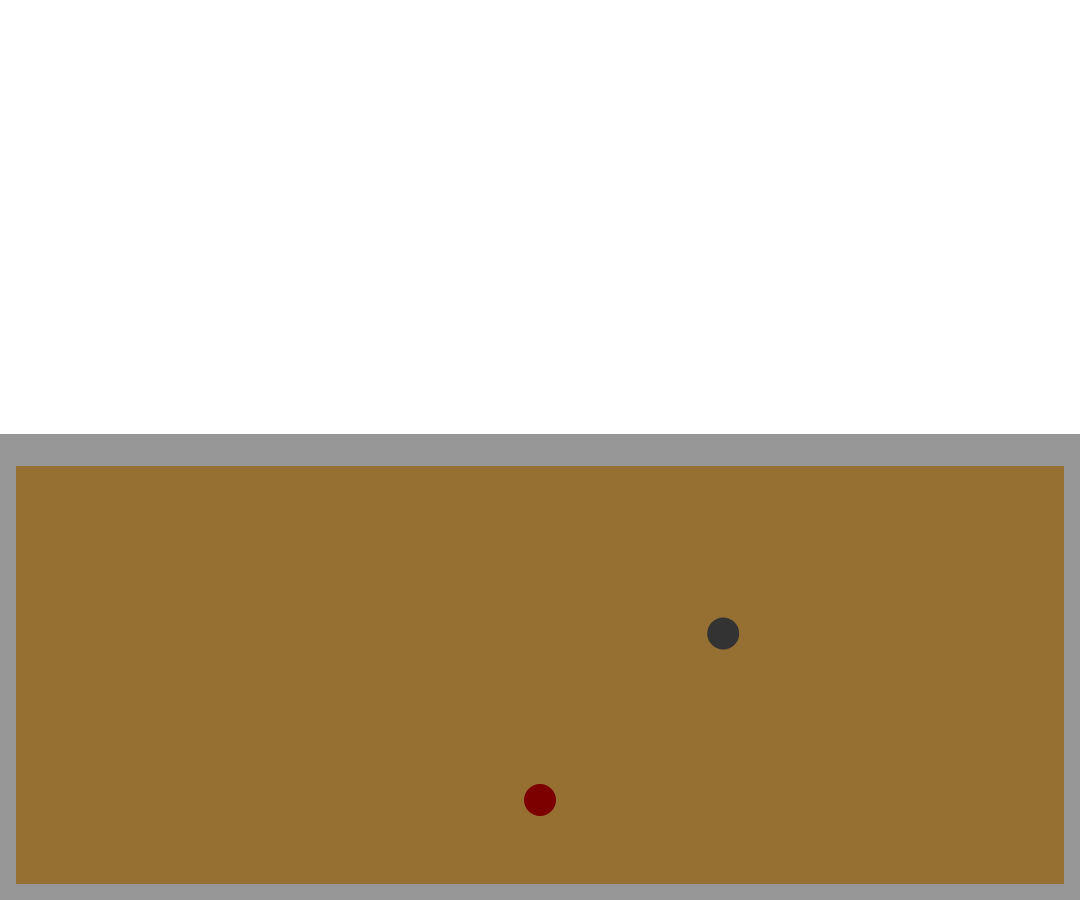
Frame 1 (no input)
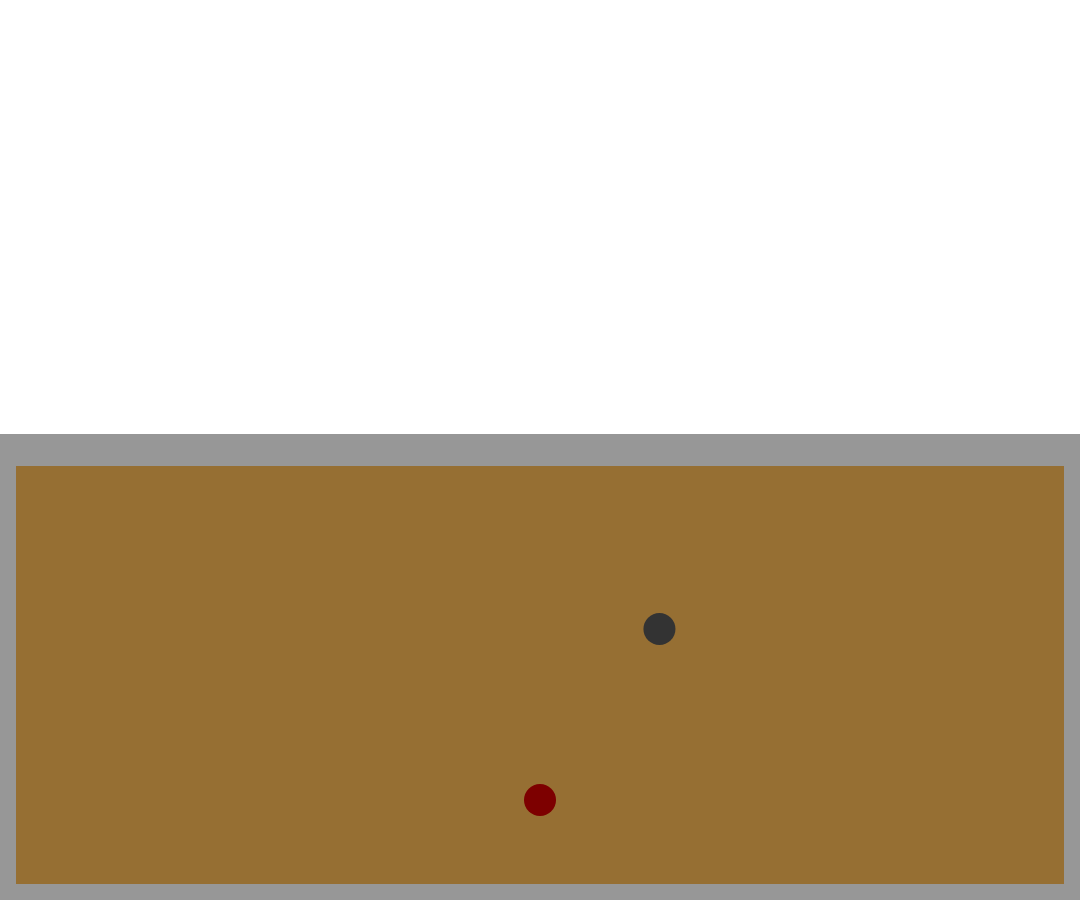
Frame 60 (no input)
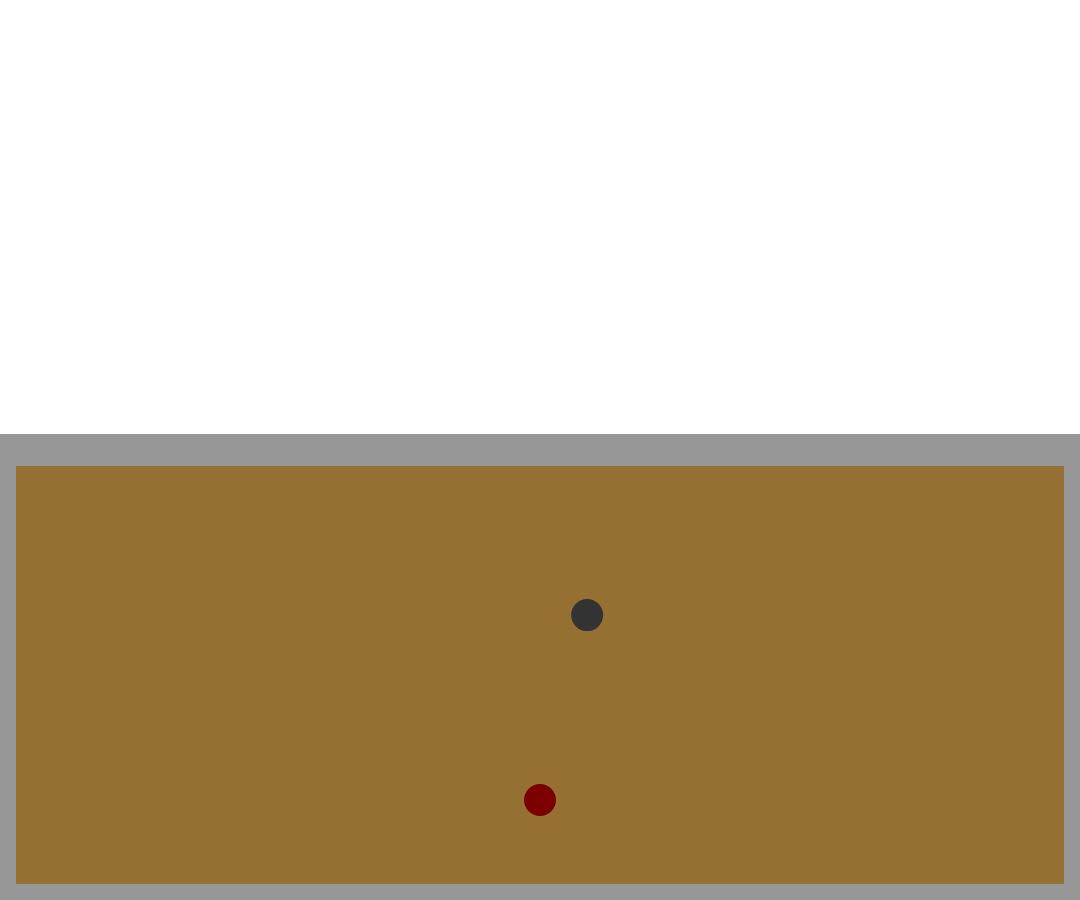
Frame 120 (the mouse pressed at the canvas centre since frame 60)

The p5.js sketch that drew these frames (run headless with seeded random() and noise() and a simulated clock; from frame 60 on, the mouse is pressed at the canvas centre):

// p5.js sketch
// ── sketch.js
const BODYSIZE = 32;
const PLAYER_SPEED = 2;
const NPC_SPEED = 0.0015;

let playerX = 0;
let playerY = 0;
let npcX = 0;
let npcY = 0;
let timeX = 0;
let timeY = 1;
let talking = false;
let npc;
let dia;
let diaCounter = 0;

function setup() {
    createCanvas(windowWidth * 0.9, windowHeight * 0.9);
    frameRate(60);
    textAlign(CENTER, BOTTOM);

    playerX = width / 2;
    playerY = height - 100;

    npcX = width / 2;
    npcY = height / 2 - 200;

    npc = new NPC();
    dia = new DialogBox();
}

function draw() {
    if (!talking) {
        manuallyDraw();
    }
}

function manuallyDraw() {
    clear();
    // Draw House
    rectMode(CORNER);
    fill(150, 111, 51);
    strokeWeight(32);
    stroke(151);
    rect(0, height / 2, width, height / 2);

    strokeWeight(0);
    stroke(51);
    npc.draw();
    playerControl();
    fill(125, 0, 0);
    ellipse(playerX, playerY, BODYSIZE, BODYSIZE);
}

function keyPressed() {
    if (keyCode === 32) { // SPACEBAR
        if (distanceBetween(playerX, playerY, npcX, npcY) < 50 && !talking) {
            talking = true;
            dia.changeText1("Hello there");
            dia.changeText2("Press Enter...");
            dia.draw();
        }
    } else if (keyCode === 89 && talking && diaCounter === 3) { // Y
        let axiom = "F-F-F-F-F";
        dia.changeText1("Do you want to see more?");
        dia.draw();
        npc.generateArt(axiom);
    } else if (keyCode === 78 && talking && diaCounter === 3) { // N
        talking = false;
        diaCounter = 0;
    } else if (keyCode === 13 && talking && diaCounter < 3) { // Enter
        switch (diaCounter) {
            case 0:
                dia.changeText1("My name is Lubin.");
                diaCounter++;
                break;
            case 1:
                dia.changeText1("I am an artist.");
                diaCounter++;
                break;
            case 2:
                dia.changeText1("Do you want to see my works?");
                dia.changeText2("Press Y/N...");
                diaCounter++;
                break;
            default:
                break;
        }
        dia.draw();
    }
    return false; // prevent default
}

function distanceBetween(x1, y1, x2, y2) {
    var a = x1 - x2;
    var b = y1 - y2;

    var dis = Math.sqrt(a * a + b * b);
    return dis;
}

function playerControl() {
    if (!talking) {
        if ((keyIsDown(87) || keyIsDown(38)) && playerY > height / 2 + BODYSIZE) { // W
            playerY -= PLAYER_SPEED;
        } else if ((keyIsDown(83) || keyIsDown(40)) && playerY < height - BODYSIZE) { // S
            playerY += PLAYER_SPEED;
        }
        if ((keyIsDown(65) || keyIsDown(37)) && playerX > BODYSIZE) { // A
            playerX -= PLAYER_SPEED;
        } else if ((keyIsDown(68) || keyIsDown(39)) && playerX < width - BODYSIZE) { // D
            playerX += PLAYER_SPEED;
        }
    }
}
// ── dialog.js
class DialogBox {
    constructor() {
    }

    draw() {
        manuallyDraw();
        // Dialog Box
        rectMode(CORNER);
        fill(225);
        strokeWeight(4);
        stroke(51);
        rect(0, 0, width, height / 2);

        // Text
        fill(0, 100, 255);
        strokeWeight(3);
        stroke(51);
        textSize(32);
        text(this.text1, 0, 0, width, height / 2);

        // Response
        fill(0, 255, 0);
        strokeWeight(2);
        stroke(51);
        textSize(16);
        text(this.text2, width * 0.8, height / 2 - 25, 200, 20);

    }

    changeText1(t) {
        this.text1 = t;
    }
    changeText2(t) {
        this.text2 = t;
    }
}
// ── npc.js
let newGrammar;

class NPC {
    constructor() {
    }

    draw() {
        if (!talking) {
            timeX += NPC_SPEED;
            timeY += NPC_SPEED;
            if (distanceBetween(playerX, playerY, npcX, npcY) < 50) {
                fill(150);
                strokeWeight(1);
                stroke(51);
                textSize(16);
                text('Press SPACE to talk', npcX, npcY - 25);
            }
        }
        npcX = noise(timeX) * width;
        npcY = noise(timeY) * height / 2 + height / 2;
        fill(51);
        if (npcX < BODYSIZE) {
            npcX = BODYSIZE;
        }
        if (npcX > width - BODYSIZE) {
            npcX = width - BODYSIZE;
        }
        if (npcY < height / 2 + BODYSIZE) {
            npcY = height / 2 + BODYSIZE
        }
        if (npcY > height - BODYSIZE) {
            npcY = height - BODYSIZE;
        }
        ellipse(npcX, npcY, BODYSIZE, BODYSIZE);
    }

    generateArt(axiom) {
        // newGrammar attributes
        let generations = 5;
        let ruleSet1 = { "F": "F-F++F+F-F-F", "G": "G+F-G" };
        let ruleSet2 = { "F": "F-F++F+F-F-G", "G": "G+G" };
        let probabilities = { "F": 0.8, "G": 0.3 };
        newGrammar = new GenerativeGrammar(ruleSet1, ruleSet2, probabilities);
        let s = newGrammar.expand(axiom, generations);
        // newGrammar.expand(axiom, 2);
        newGrammar.drawString(s, 72);
    }
}
// ── parser.js
class GenerativeGrammar {
    constructor(ruleSet1, ruleSet2, probabilities) {
        this.x = width / 2;
        this.y = height / 2;
        this.s = 10;
        this.angle = radians(90);
        this.ruleSet1 = ruleSet1;
        this.ruleSet2 = ruleSet2;
        this.stack = [];
        this.probabilities = probabilities;
    }

    expand(axiom, n) {
        let s = axiom;

        // Generations
        for (let i = 0; i < n; i++) {

            let ns = "";
            // Iterate on every character of s expanding nonterminals
            for (let j = 0; j < s.length; j++) {

                // If the character has a rule in this ruleSet1, it is a nonterminal
                if (s[j] in this.ruleSet1) {
                    if (random() < this.probabilities[s[j]]) {
                        ns += this.ruleSet1[s[j]];
                    } else {
                        ns += this.ruleSet2[s[j]];
                    }
                } else {
                    ns += s[j];
                }


            }
            s = ns;
        }
        return s;
    }

    drawString(s, theta) {
        noFill();
        beginShape();
        vertex(this.x, this.y);
        for (let i = 0; i < s.length; i++) {
            let r = random(128, 255);
            let g = random(0, 192);
            let b = random(0, 50);
            let a = random(50, 100);
            stroke(r, g, b, a);

            switch (s[i]) {
                case "+": // rotation
                    this.angle += radians(theta);
                    break;
                case "-": // rotation
                    this.angle -= radians(theta);
                    break;
                case "[": // Save current branch
                    this.stack.push([this.x, this.y]);
                    break;
                case "]": // Return saved branch
                    endShape();
                    beginShape();
                    let xy = this.stack.pop();
                    this.x = xy[0];
                    this.y = xy[1];
                    vertex(this.x, this.y);
                    break;
                case "F": // Draw line
                    this.x += cos(this.angle) * this.s;
                    this.y -= sin(this.angle) * this.s;
                    vertex(this.x, this.y);
                    break;
                case "G": // Skip line
                    endShape();
                    beginShape();
                    this.x += cos(this.angle) * this.s;
                    this.y -= sin(this.angle) * this.s;
                    vertex(this.x, this.y);
                    break;
                default:
                    console.log("Command doesn't exist");
                    break;
            }
        }
        endShape();
    }
}
